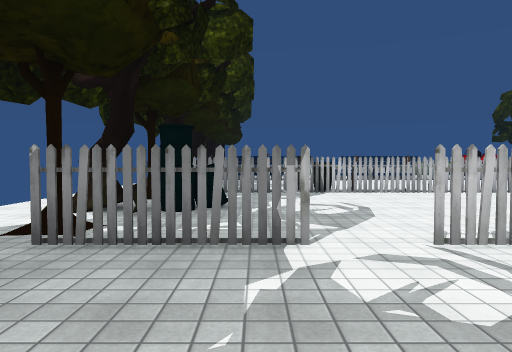
View 1 (above)

16 first-person views from a walk through a scene from a Unity 3-D project. The camera is 1.4 m above the floor, tilts 2° down and sees 70° across. The floor is counted in squares, 2 m on a side. Each view is taken from the middle of a square. On the plan, view 1 faces up. The plan holds only what a view shows up to about 11 squares ahead; the rest is blank. The place goes on beyond the plan. The player character is not drawn. Some animated figures are not drawn. Some surface patterns are stand-ins.

View 2
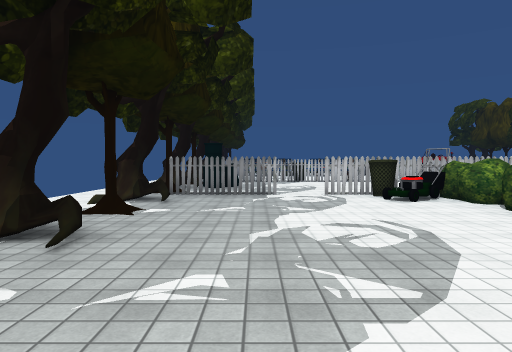

View 3
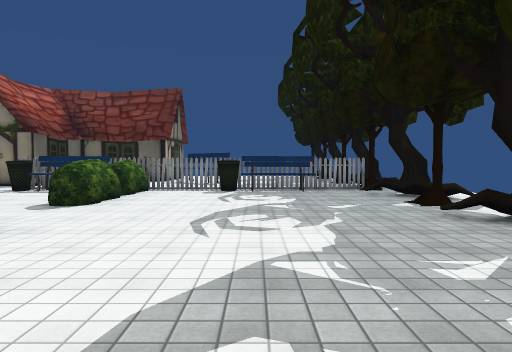

View 4
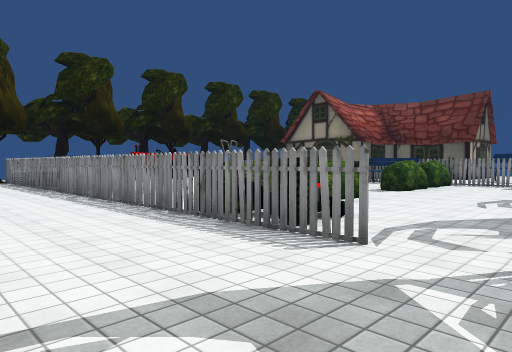

View 5
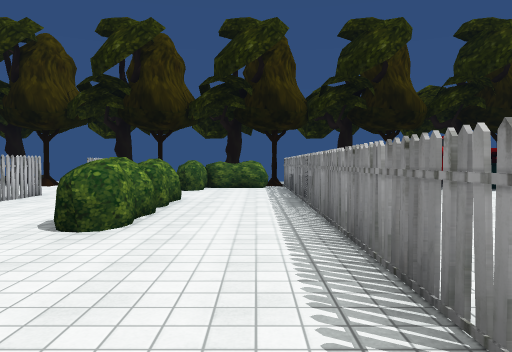

View 6
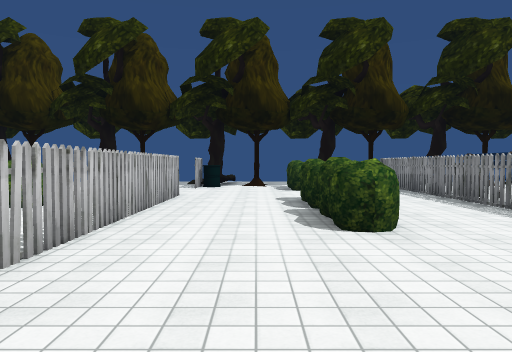

View 7
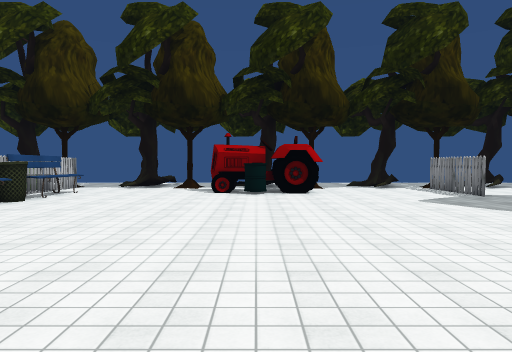

View 8
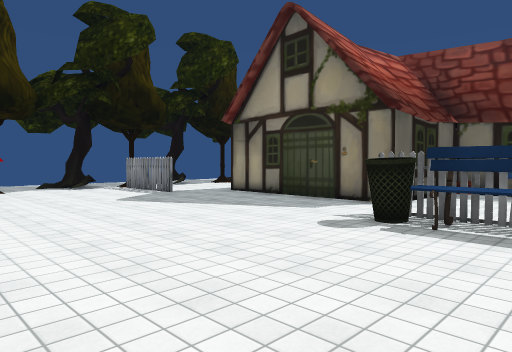

View 9
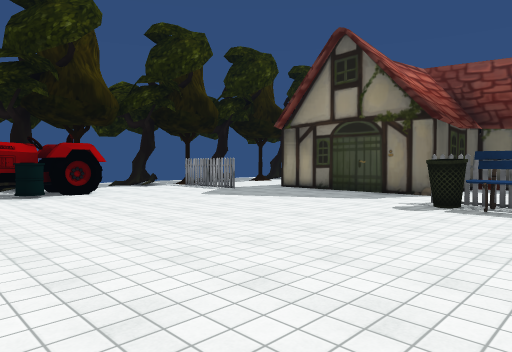

View 10
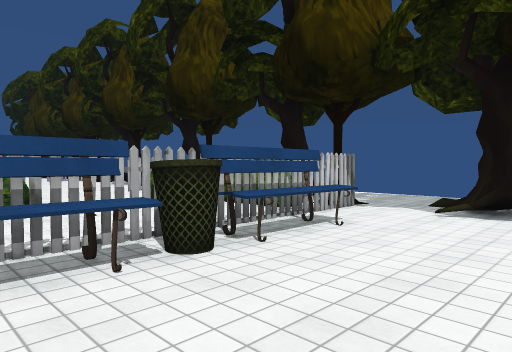

View 11
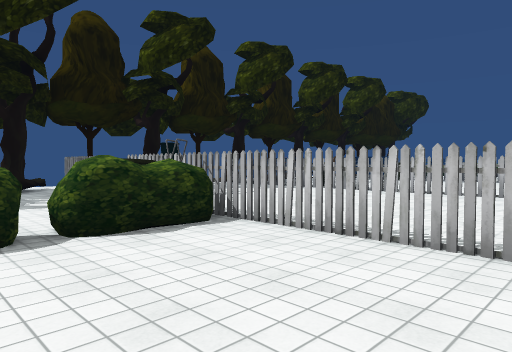

View 12
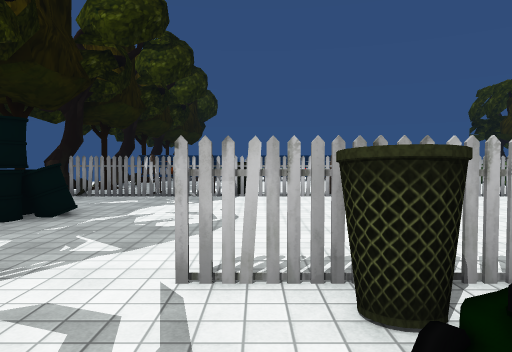

View 13
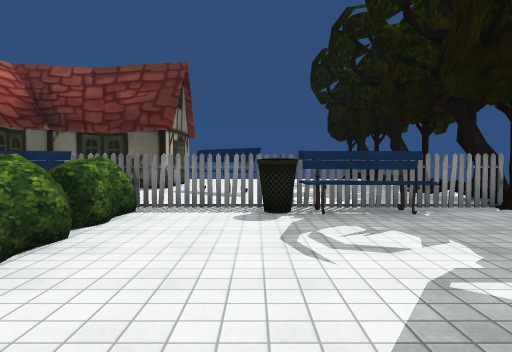

View 14
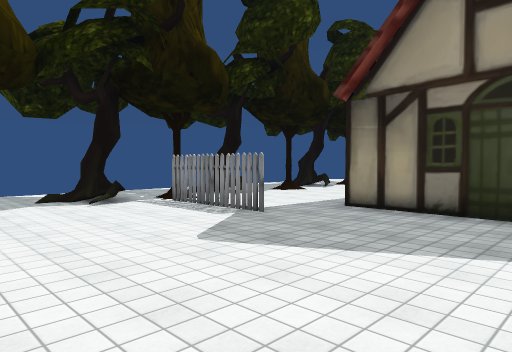

View 15
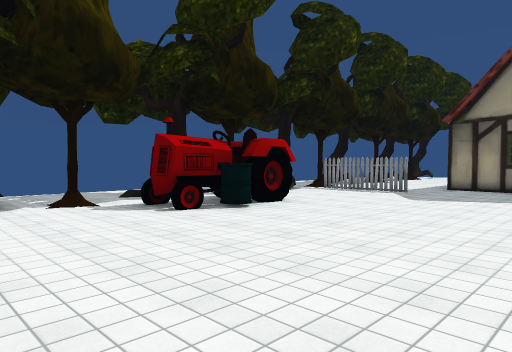

View 16
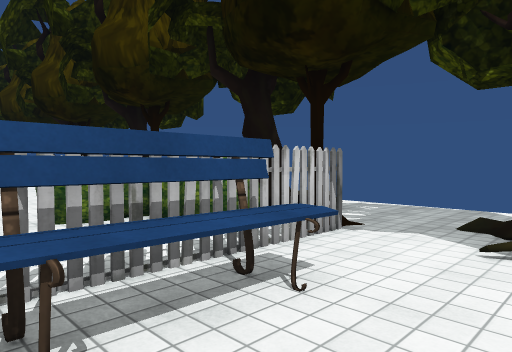

### Floor plan
Key: @ floor where view 1 was taken; # wall or solid block; x gap in a wall; . main floor; : floor 1 m higher than the main floor; T tree; H thing the floor can be seen under or through; O other object.
Columns run from 4 left of view 1 to 18 right of it. Each row starts with its distance up from view 1.
  9  TT#OOOOO########...T
  8   .................TTT
  7   T................T
  6 .TTO........OOOO..OO
  5 .TTO...............OT
  4 ..T................O.T.
  3 .T###.#OOxxxxxOHHHHT...
  2 .TT....:O.......OO..T..
  1  .......O.......... TT
  0   T.@...O..........T...
 -1  TT.....O.........O....
 -2  T................O T..
 -3  .T.....O.........OO.T
 -4  T......O..........T...
 -5  TT.....O...........T..
 -6   ..OOO.OOOO....... TT
 -7   THH.#x# .......#xT...
 -8  TT...... ..........T..
 -9   ....O.. ..#####...TT
-10   T....OO...#    ....
-11  T.......##.#     .T.
-12  TT.   ..####      TT

Where each view was taken, in squares from view 1:
view 1: 0 up, 0 right, facing up
view 2: 5 down, 0 right, facing up
view 3: 3 up, 1 right, facing down
view 4: 6 up, 0 right, facing down-right
view 5: 4 up, 4 right, facing right
view 6: 7 up, 4 right, facing right
view 7: 2 down, 5 right, facing right
view 8: 2 down, 5 right, facing down-right
view 9: 0 up, 5 right, facing down-right
view 10: 0 up, 10 right, facing up-right
view 11: 0 up, 8 right, facing up-left
view 12: 1 up, 2 right, facing up
view 13: 1 down, 2 right, facing down
view 14: 3 down, 9 right, facing down-right
view 15: 2 up, 9 right, facing down-right
view 16: 1 up, 12 right, facing up-right
